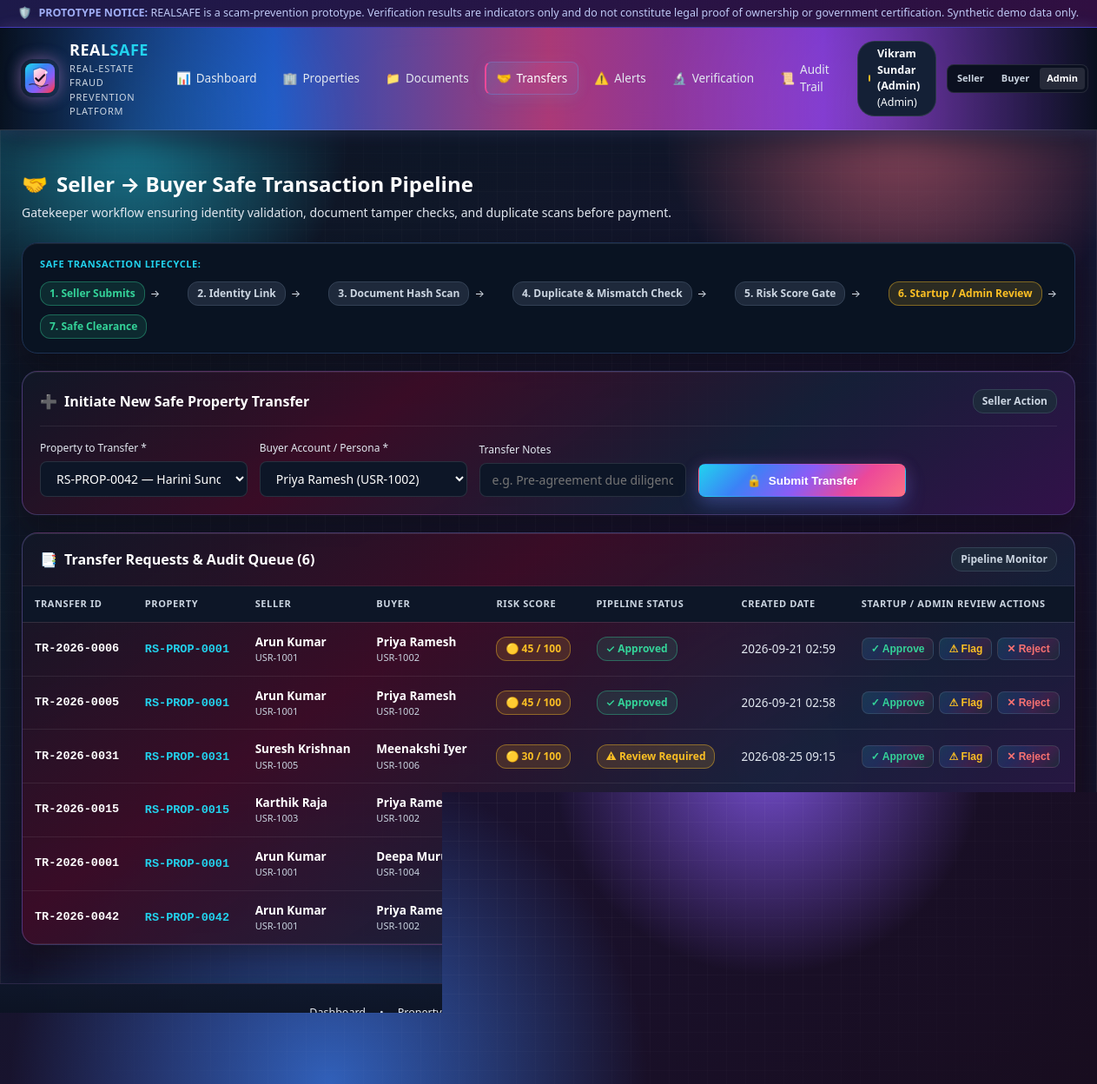
The app's page /transfers?property_id=RS-PROP-0042 with its own data.
### tables this page shows
CREATE TABLE transfers (
        id INTEGER PRIMARY KEY AUTOINCREMENT,
        transfer_id TEXT UNIQUE NOT NULL,
        property_id TEXT NOT NULL,
        seller_id TEXT NOT NULL,
        buyer_id TEXT NOT NULL,
        status TEXT NOT NULL DEFAULT 'Submitted',
        created_at TEXT NOT NULL DEFAULT CURRENT_TIMESTAMP,
        updated_at TEXT NOT NULL DEFAULT CURRENT_TIMESTAMP,
        notes TEXT,
        FOREIGN KEY (property_id) REFERENCES properties (property_id) ON DELETE CASCADE
    );

CREATE TABLE users (
        id INTEGER PRIMARY KEY AUTOINCREMENT,
        verified_user_id TEXT UNIQUE NOT NULL,
        name TEXT NOT NULL,
        role TEXT NOT NULL DEFAULT 'seller',
        verification_status TEXT NOT NULL DEFAULT 'Verified',
        password_hash TEXT NOT NULL DEFAULT 'demo_hash',
        email TEXT,
        created_at TEXT NOT NULL DEFAULT CURRENT_TIMESTAMP
    );

CREATE TABLE properties (
        id INTEGER PRIMARY KEY AUTOINCREMENT,
        property_id TEXT UNIQUE NOT NULL,
        owner_id TEXT NOT NULL,
        owner_name TEXT NOT NULL,
        survey_number TEXT NOT NULL,
        land_area REAL NOT NULL,
        area_unit TEXT NOT NULL DEFAULT 'sq.ft',
        property_type TEXT NOT NULL,
        district TEXT NOT NULL,
        taluk TEXT NOT NULL,
        village TEXT NOT NULL,
        location TEXT NOT NULL,
        registration_date TEXT NOT NULL,
        ownership_status TEXT NOT NULL DEFAULT 'Active',
        verification_status TEXT NOT NULL DEFAULT 'Pending',
        risk_score INTEGER NOT NULL DEFAULT 0,
        risk_level TEXT NOT NULL DEFAULT 'Low Risk',
        previous_owner TEXT,
        transfer_date TEXT,
        created_at TEXT NOT NULL DEFAULT CURRENT_TIMESTAMP
    );

### app.py (the view)
@app.route('/transfers')
def transfers():
    conn = get_db_connection()
    cursor = conn.cursor()
    cursor.execute("""
        SELECT t.*, p.risk_score, p.risk_level, p.verification_status as prop_verif,
               u1.name as seller_name, u2.name as buyer_name
        FROM transfers t
        LEFT JOIN properties p ON t.property_id = p.property_id
        LEFT JOIN users u1 ON t.seller_id = u1.verified_user_id
        LEFT JOIN users u2 ON t.buyer_id = u2.verified_user_id
        ORDER BY t.id DESC
    """)
    transfer_list = [dict(r) for r in cursor.fetchall()]
    cursor.execute("SELECT property_id, owner_name, risk_score FROM properties ORDER BY property_id ASC")
    props = [dict(r) for r in cursor.fetchall()]
    cursor.execute("SELECT * FROM users WHERE role = 'buyer'")
    buyers = [dict(r) for r in cursor.fetchall()]
    conn.close()
    return render_template(
        'transfers.html',
        transfers=transfer_list,
        properties=props,
        buyers=buyers,
        selected_property_id=request.args.get('property_id')
    )

### app.py (called while the page is built)
@app.before_request
def setup_default_session():
    if 'user_id' not in session:
        session['user_id'] = 'USR-1000'
        session['user_name'] = 'Vikram Sundar (Admin)'
        session['user_role'] = 'admin'

### models/database.py (called while the page is built)
def get_db_connection():
    os.makedirs(os.path.dirname(DB_PATH), exist_ok=True)
    conn = sqlite3.connect(DB_PATH)
    conn.row_factory = sqlite3.Row
    conn.execute("PRAGMA foreign_keys = ON")
    return conn

### templates/transfers.html (shortened to what this page needs)
{% extends "base.html" %}
{% block content %}
<div class="page-header">
  <div class="page-title">
    <h2><span>🤝</span> Seller &rarr; Buyer Safe Transaction Pipeline</h2>
    <p>Gatekeeper workflow ensuring identity validation, document tamper checks, and duplicate scans before payment.</p>
  </div>
</div>
<div class="card" style="background: #091322; border-color: #1e3355; padding: 16px 20px;">
  <div style="font-size: 11px; text-transform: uppercase; color: var(--accent-cyan); font-weight: 700; letter-spacing: 0.6px; margin-bottom: 12px;">
    SAFE TRANSACTION LIFECYCLE:
  </div>
  <div style="display: flex; align-items: center; justify-content: space-between; flex-wrap: wrap; gap: 10px; font-size: 12px; color: var(--text-secondary);">
    <div style="display: flex; align-items: center; gap: 6px;">
      <span class="badge badge-verified">1. Seller Submits</span>
      <span>&rarr;</span>
    </div>
    <div style="display: flex; align-items: center; gap: 6px;">
      <span class="badge badge-neutral">2. Identity Link</span>
      <span>&rarr;</span>
    </div>
    <div style="display: flex; align-items: center; gap: 6px;">
      <span class="badge badge-neutral">3. Document Hash Scan</span>
      <span>&rarr;</span>
    </div>
    <div style="display: flex; align-items: center; gap: 6px;">
      <span class="badge badge-neutral">4. Duplicate & Mismatch Check</span>
      <span>&rarr;</span>
    </div>
    <div style="display: flex; align-items: center; gap: 6px;">
      <span class="badge badge-neutral">5. Risk Score Gate</span>
      <span>&rarr;</span>
    </div>
    <div style="display: flex; align-items: center; gap: 6px;">
      <span class="badge badge-review-required">6. Startup / Admin Review</span>
      <span>&rarr;</span>
    </div>
    <div>
      <span class="badge badge-verified">7. Safe Clearance</span>
    </div>
  </div>
</div>
<div class="card">
  <div class="card-header">
    <h3><span>➕</span> Initiate New Safe Property Transfer</h3>
    <span class="badge badge-neutral">Seller Action</span>
  </div>
  <form method="POST" action="{{ url_for('initiate_transfer') }}" style="display: grid; grid-template-columns: repeat(auto-fit, minmax(220px, 1fr)) 160px; gap: 14px; align-items: flex-end;">
    <div>
      <label style="font-size: 12px; color: var(--text-secondary); display: block; margin-bottom: 6px;">
        Property to Transfer *
      </label>
      <select name="property_id" class="form-control" required>
        {% for p in properties %}
          <option value="{{ p.property_id }}" {% if selected_property_id == p.property_id %}selected{% endif %}>
            {{ p.property_id }} — {{ p.owner_name }} (Risk: {{ p.risk_score }})
          </option>
        {% endfor %}
      </select>
    </div>
    <div>
      <label style="font-size: 12px; color: var(--text-secondary); display: block; margin-bottom: 6px;">
        Buyer Account / Persona *
      </label>
      <select name="buyer_id" class="form-control" required>
        {% for u in buyers %}
          <option value="{{ u.verified_user_id }}">{{ u.name }} ({{ u.verified_user_id }})</option>
        {% endfor %}
      </select>
    </div>
    <div>
      <label style="font-size: 12px; color: var(--text-secondary); display: block; margin-bottom: 6px;">
        Transfer Notes
      </label>
      <input type="text" name="notes" class="form-control" placeholder="e.g. Pre-agreement due diligence deposit">
    </div>
    <button type="submit" class="btn btn-primary" style="height: 38px;">
      <span>🔒</span> Submit Transfer
    </button>
  </form>
</div>
<div class="card" style="padding: 0; overflow: hidden;">
  <div class="card-header" style="padding: 16px 20px; margin: 0;">
    <h3><span>📑</span> Transfer Requests & Audit Queue ({{ transfers|length }})</h3>
    <span class="badge badge-neutral">Pipeline Monitor</span>
  </div>
  <div class="table-responsive">
    <table class="data-table">
      <thead>
        <tr>
          <th>Transfer ID</th>
          <th>Property</th>
          <th>Seller</th>
          <th>Buyer</th>
          <th>Risk Score</th>
          <th>Pipeline Status</th>
          <th>Created Date</th>
          <th>Startup / Admin Review Actions</th>
        </tr>
      </thead>
      <tbody>
        {% for tr in transfers %}
          <tr>
            <td class="mono-id"><strong>{{ tr.transfer_id }}</strong></td>
            <td>
              <a href="{{ url_for('property_passport', property_id=tr.property_id) }}" class="mono-id" style="text-decoration: none;">
                {{ tr.property_id }}
              </a>
            </td>
            <td>
              <strong>{{ tr.seller_name or tr.seller_id }}</strong>
              <div style="font-size: 11px; color: var(--text-muted);">{{ tr.seller_id }}</div>
            </td>
            <td>
              <strong>{{ tr.buyer_name or tr.buyer_id }}</strong>
              <div style="font-size: 11px; color: var(--text-muted);">{{ tr.buyer_id }}</div>
            </td>
            <td>
              {% if tr.risk_score >= 60 %}
                <span class="badge badge-high-risk">🔴 {{ tr.risk_score }} / 100</span>
              {% elif tr.risk_score >= 30 %}
                <span class="badge badge-review-required">🟡 {{ tr.risk_score }} / 100</span>
              {% else %}
                <span class="badge badge-low-risk">🟢 {{ tr.risk_score }} / 100</span>
              {% endif %}
            </td>
            <td>
              {% if tr.status == 'Approved' %}
                <span class="badge badge-verified">✓ Approved</span>
              {% elif tr.status == 'Review Required' %}
                <span class="badge badge-review-required">⚠ Review Required</span>
              {% elif tr.status == 'Rejected' %}
                <span class="badge badge-high-risk">❌ Rejected</span>
              {% else %}
                <span class="badge badge-neutral">⏳ {{ tr.status }}</span>
              {% endif %}
            </td>
            <td>{{ tr.created_at[:16] }}</td>
            <td>
              <div style="display: flex; gap: 6px;">
                <form method="POST" action="{{ url_for('update_transfer_status', transfer_id=tr.transfer_id, new_status='Approved') }}" style="display: inline;">
                  <button type="submit" class="btn btn-secondary btn-sm" style="color: #34d399;" title="Approve Transfer">
                    ✓ Approve
                  </button>
                </form>
                <form method="POST" action="{{ url_for('update_transfer_status', transfer_id=tr.transfer_id, new_status='Review Required') }}" style="display: inline;">
                  <button type="submit" class="btn btn-secondary btn-sm" style="color: #fbbf24;" title="Flag for In-depth Diligence">
                    ⚠ Flag
                  </button>
                </form>
                <form method="POST" action="{{ url_for('update_transfer_status', transfer_id=tr.transfer_id, new_status='Rejected') }}" style="display: inline;">
                  <button type="submit" class="btn btn-secondary btn-sm" style="color: #f87171;" title="Reject Transfer">
                    ✕ Reject
                  </button>
                </form>
              </div>
            </td>
          </tr>
        {% else %}
          <tr>
            <td colspan="8" style="text-align: center; padding: 32px; color: var(--text-muted);">
              No property transfers currently in pipeline.
            </td>
          </tr>
        {% endfor %}
      </tbody>
    </table>
  </div>
</div>
{% endblock %}

### records on screen
transfers: transfer_id "TR-2026-0006", property_id "RS-PROP-0001", name "Arun Kumar", seller_id "USR-1001", name "Priya Ramesh", buyer_id "USR-1002", risk_score "45", status "✓ Approved", created_at "2026-09-21 02:59"
transfers: transfer_id "TR-2026-0005", property_id "RS-PROP-0001", name "Arun Kumar", seller_id "USR-1001", name "Priya Ramesh", buyer_id "USR-1002", risk_score "45", status "✓ Approved", created_at "2026-09-21 02:58"
transfers: transfer_id "TR-2026-0031", property_id "RS-PROP-0031", name "Suresh Krishnan", seller_id "USR-1005", name "Meenakshi Iyer", buyer_id "USR-1006", risk_score "30", status "⚠ Review Required", created_at "2026-08-25 09:15"
transfers: transfer_id "TR-2026-0015", property_id "RS-PROP-0015", name "Karthik Raja", seller_id "USR-1003", name "Priya Ramesh", buyer_id "USR-1002", status "⚠ Review Required", created_at "2026-08-20 16:30"
transfers: transfer_id "TR-2026-0001", property_id "RS-PROP-0001", name "Arun Kumar", seller_id "USR-1001", name "Deepa Murugan", buyer_id "USR-1004", status "✓ Approved", created_at "2026-08-14 14:05"
transfers: transfer_id "TR-2026-0042", property_id "RS-PROP-0042", name "Arun Kumar", seller_id "USR-1001", name "Priya Ramesh", buyer_id "USR-1002", status "Admin Review"

### other values on screen
{{ session.get('user_name', 'Demo Admin') }} "Vikram Sundar (Admin)"
{{ session.get('user_role', 'admin')|capitalize }} "Admin"
{{ transfers|length }} "6"
form field property_id "RS-PROP-0042 — Harini Sundaram (Risk: 0)"
form field buyer_id "Priya Ramesh (USR-1002)"
